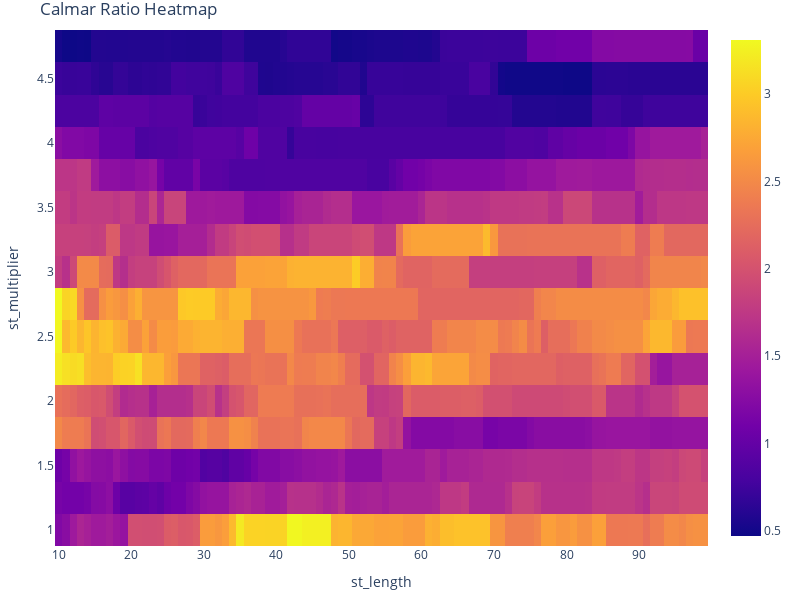

The cell this chart's notebook holds for it:
### Code cell
# Plot Calmar Ratio heatmap
calmar_fig = calmar.vbt.heatmap(
    x_level="st_period",
    y_level="st_multiplier",
)

calmar_fig.update_layout(
    title='Calmar Ratio Heatmap',
    xaxis_title="st_length",
    yaxis_title="st_multiplier",
    width=800,  # set the width of the figure
    height=600   # set the height of the figure
)

calmar_fig.show()

### Figure 1 — Plotly figure (JSON) as saved in the notebook; plotly's stock layout.template omitted (floating-point values rounded to 4 significant figures; data arrays with more than 128 entries replaced by an {"elided": "..."} marker saying what was removed)
{"data": [{"colorscale": [[0, "#0d0887"], [0.1111, "#46039f"], [0.2222, "#7201a8"], [0.3333, "#9c179e"], [0.4444, "#bd3786"], [0.5556, "#d8576b"], [0.6667, "#ed7953"], [0.7778, "#fb9f3a"], [0.8889, "#fdca26"], [1, "#f0f921"]], "hoverongaps": false, "hovertemplate": "st_period: %{x}<br>st_multiplier: %{y}<br>value: %{z}<extra></extra>", "type": "heatmap", "uid": "c67bf286-3933-49f9-a4bd-00763dfc2721", "x": [10, 11, 12, 13, 14, 15, 16, 17, 18, 19, 20, 21, 22, 23, 24, 25, 26, 27, 28, 29, 30, 31, 32, 33, 34, 35, 36, 37, 38, 39, 40, 41, 42, 43, 44, 45, 46, 47, 48, 49, 50, 51, 52, 53, 54, 55, 56, 57, 58, 59, 60, 61, 62, 63, 64, 65, 66, 67, 68, 69, 70, 71, 72, 73, 74, 75, 76, 77, 78, 79, 80, 81, 82, 83, 84, 85, 86, 87, 88, 89, 90, 91, 92, 93, 94, 95, 96, 97, 98, 99], "y": [1, 1.25, 1.5, 1.75, 2, 2.25, 2.5, 2.75, 3, 3.25, 3.5, 3.75, 4, 4.25, 4.5, 4.75], "z": {"elided": "16x90 float values"}}], "layout": {"height": 600, "legend": {"orientation": "h", "traceorder": "normal", "x": 1, "xanchor": "right", "y": 1.02, "yanchor": "bottom"}, "margin": {"b": 30, "l": 30, "r": 30, "t": 30}, "title": {"text": "Calmar Ratio Heatmap"}, "width": 800, "xaxis": {"title": {"text": "st_length"}}, "yaxis": {"title": {"text": "st_multiplier"}}}}
